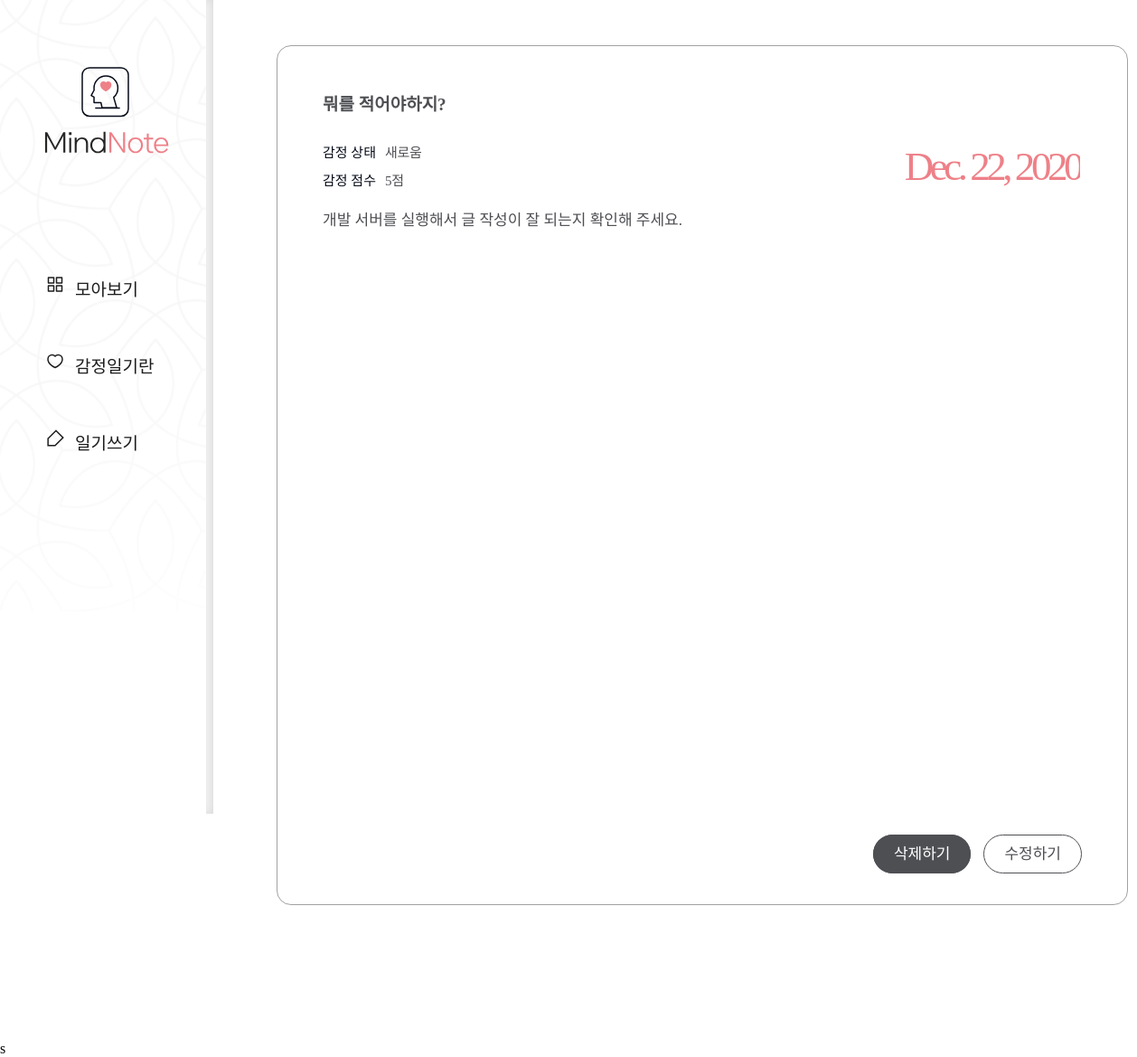
/diary/diary/73/, run on the app's committed database.
### diary/models.py (models this page shows, shortened)
class Page(models.Model):
    title = models.CharField(max_length=100, validators=[validate_no_hash])
    content = models.TextField(validators=[validate_no_hash])
    feeling = models.CharField(max_length=80, validators=[validate_no_number])
    score = models.IntegerField(validators=[validate_no_above10])
    dt_created = models.DateField()

### diary/views.py (the view)
# urls.py: path('diary/<int:page_id>/', views.PageDetailView.as_view(), name='page-detail'),
class PageDetailView(DetailView):
    model = Page
    template_name = 'diary/page_detail.html'
    pk_url_kwarg = 'page_id'
    context_object_name = 'page'

### diary/templates/diary/page_detail.html (shortened to what this page needs)
{% extends './base.html' %}
{% load static %}
{% block content %}
    <div class="wrap-notetext">
        <div class="notetext">
            <div class="text-box">
                <h2>{{page.title}}</h2>
                <div class="state">
                    <p>감정 상태</p>
                    <span>{{page.feeling}}</span>
                </div>
                <div class="score">
                    <p>감정 점수</p>
                    <span>{{page.score}}점</span>
                </div>
                <div class="date">
                <span>{{page.dt_created}}</span>
                </div>
                <div class="detail">{{page.content|linebreaksbr}}</div>
                <div class="notetext-btn">
                    <ul>
                        <li><a href="{% url 'page-delete' page.id %}">삭제하기</a></li>
                        <li><a href="{% url 'page-update' page.id %}">수정하기</a></li>
                    </ul>
                </div>
            </div>
        </div>
    </div>
{% endblock content %}

### diary/static/diary/css/styles.css (style rules this page uses)
h1,h2,h3,p,a,ul,li { margin: 0; padding: 0; font-family: 'NanumSquare'; list-style: none; text-decoration: none; outline: none; }
html { position: relative; min-height: 100%; margin: 0; }
body { margin: 0; padding: 0; -webkit-font-smoothing: antialiased; -moz-osx-font-smoothing: auto; }
.wrap-notetext { padding-left: 236px; padding-top: 50px; padding-bottom: 150px; }
.notetext { margin: 0 70px; }
.text-box { position: relative; width: 840px; height: 100%; min-height: 800px; max-height: 1040px; margin: 0 auto; padding: 49px 50px 100px; border-radius: 16px; border: solid 1px #a3a0a0; background-color: #ffffff; }
.text-box h2 { padding-bottom: 30px; font-family: 'NanumBarunpen'; color: #4e4f53; font-size: 19px; font-weight: bold; }
.text-box .state p { display: inline-block; font-family: 'NanumSquare'; color: #060b18; font-size: 15px; }
.text-box .state span { padding-left: 6px; font-family: 'NanumBarunpen'; color: #4e4f53; font-size: 15px; letter-spacing: -0.29px; }
.text-box .score { padding: 10px 0 20px; }
.text-box .score p { display: inline-block; font-family: 'NanumSquare'; color: #060b18; font-size: 15px; }
.text-box .score span { padding-left: 6px; font-family: 'NanumBarunpen'; color: #4e4f53; font-size: 15px; letter-spacing: -0.29px; }
.text-box .date { overflow: hidden; position: absolute; top: 107px; right: 52px; }
.text-box .date span { float: left; font-family: 'NanumSquare'; color: #ee8088; font-size: 45px; letter-spacing: -4.47px; }
.text-box .detail { overflow-y: scroll; max-height: 800px; font-family: 'NanumBarunpen'; color: #4e4f53; font-size: 17px; line-height: 1.8; }
.text-box .notetext-btn { position: absolute; right: 50px; bottom: 45px; }
.text-box .notetext-btn li { display: inline-block; }
.text-box .notetext-btn li a { padding: 11px 22px; font-family: 'NanumSquare'; color: #fff; font-size: 17px; background-color: #4e4f53; border: solid 1px #4e4f53; border-radius: 22.5px; }
.text-box .notetext-btn li:last-child a { margin-left: 10px; color: #4e4f53; background-color: transparent; }

### data on the page
Page: title "뭐를 적어야하지?", feeling "새로움", score "5", dt_created "Dec. 22, 2020", content "개발 서버를 실행해서 글 작성이 잘 되는지 확인해 주세요."
